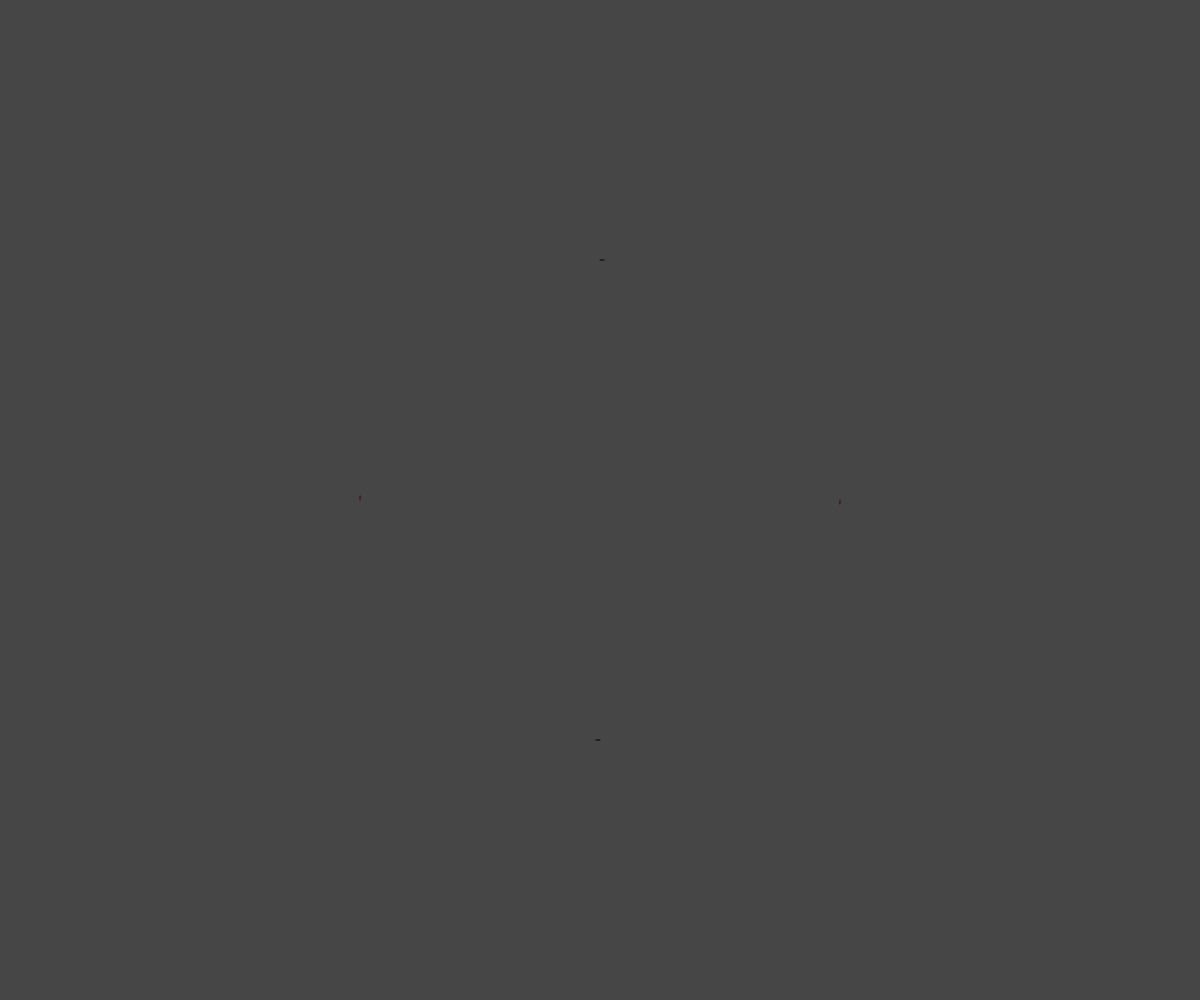
Frame 1 (no input)
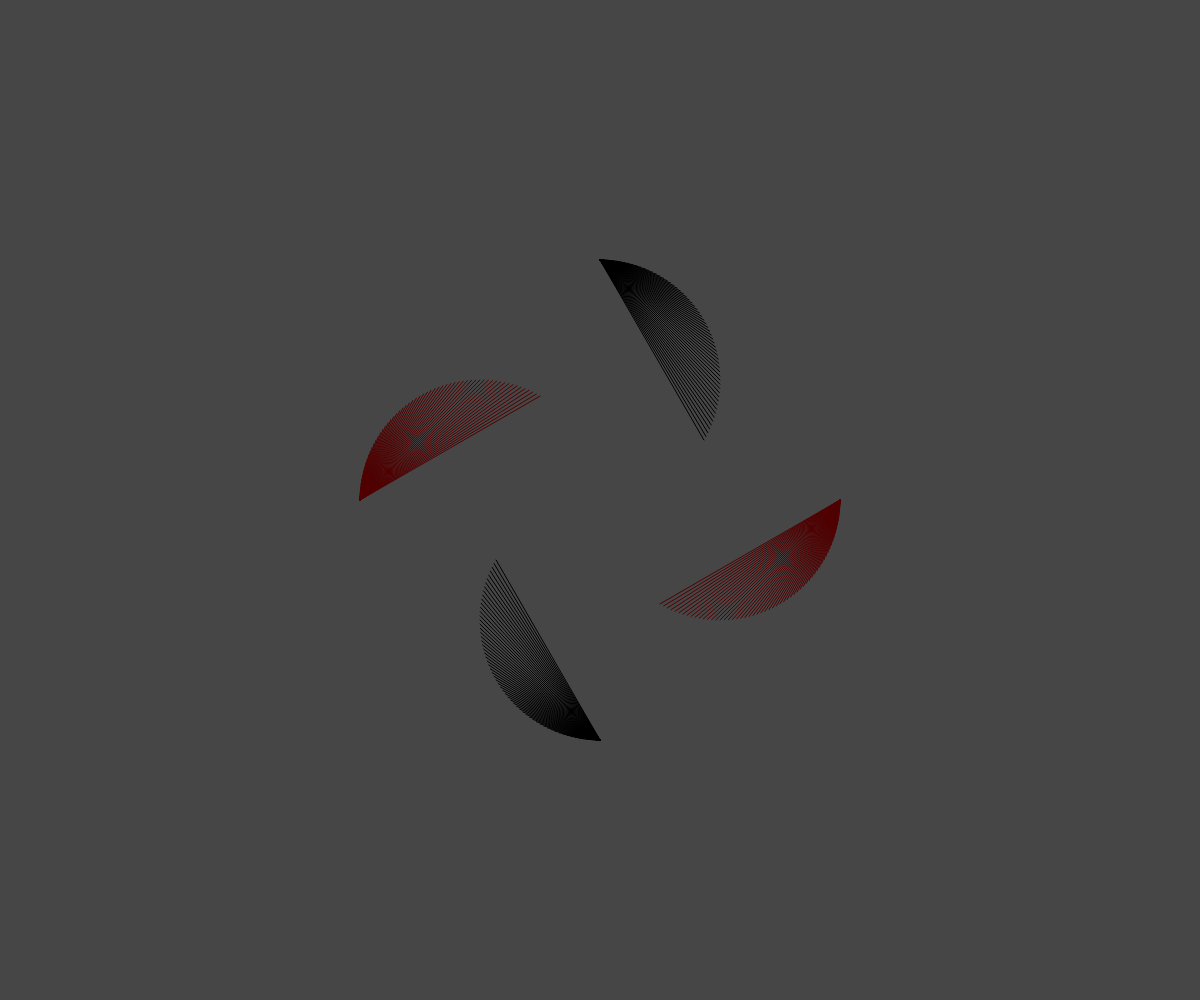
Frame 60 (no input)
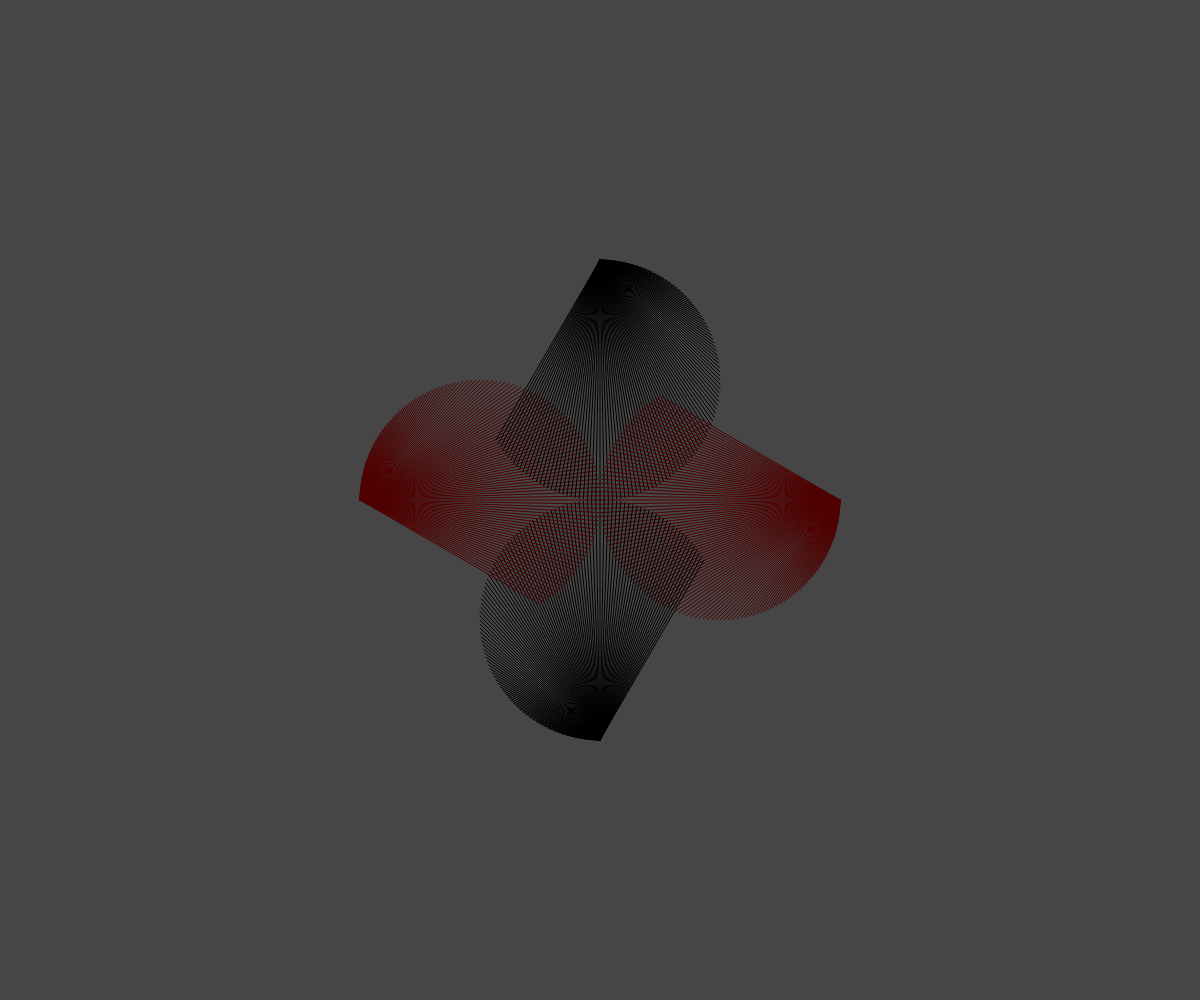
Frame 120 (the mouse pressed at the canvas centre since frame 60)

The p5.js sketch that drew these frames (run headless with seeded random() and noise() and a simulated clock; from frame 60 on, the mouse is pressed at the canvas centre):

// p5.js sketch
// ── sketch.js
function preload(){
  // put preload code here
}

function setup() {
  // put setup code here
  createCanvas(windowWidth, windowHeight);
  angleMode(DEGREES);
  background(70);
  abc = windowWidth*0.10;
}

function draw() {
  // put drawing code here
  translate(windowWidth/2,windowHeight/2);

    if (frameCount <= 180) {
      push();
      translate(abc, 0);
      stroke(80, 0, 0);
      line(abc*cos(frameCount*2), abc*sin(frameCount*2), windowWidth*0.1, 0);
      pop();

      push();
      rotate(90);
      translate(abc, 0);
      stroke("black");
      line(abc*cos(frameCount*2), abc*sin(frameCount*2), windowWidth*0.1, 0);
      pop();

      push();
      rotate(180);
      translate(abc, 0);
      stroke(80, 0, 0);
      line(abc*cos(frameCount*2), abc*sin(frameCount*2), windowWidth*0.1, 0);
      pop();

      push();
      rotate(270);
      translate(abc, 0);
      stroke("black");
      line(abc*cos(frameCount*2), abc*sin(frameCount*2), windowWidth*0.1, 0);
      pop();

    }

    if (180<frameCount && frameCount<=540) {
      var2 = frameCount-180;
      stroke(100+var2);
      line(1.25*abc*sin(frameCount*3), 1.25*abc*cos(frameCount*1), -windowWidth*0.2, 0);
      line(1.25*abc*sin(frameCount*3), 1.25*abc*cos(frameCount*1), windowWidth*0.2, 0);

      push();
      rotate(90);
      stroke(100+var2, 0, 0);
      line(1.25*abc*sin(frameCount*3), 1.25*abc*cos(frameCount*1), -windowWidth*0.2, 0);
      line(1.25*abc*sin(frameCount*3), 1.25*abc*cos(frameCount*1), windowWidth*0.2, 0);
      pop();
    }

    if (frameCount > 540) {
      rotate((frameCount-720)*2);
      stroke(255, 255, 255);
      strokeWeight(1.5);
      line(windowWidth*0.21, 0, windowWidth*0.23, 0);
    }

  if (frameCount == 720) {
    noLoop();
  }

}
